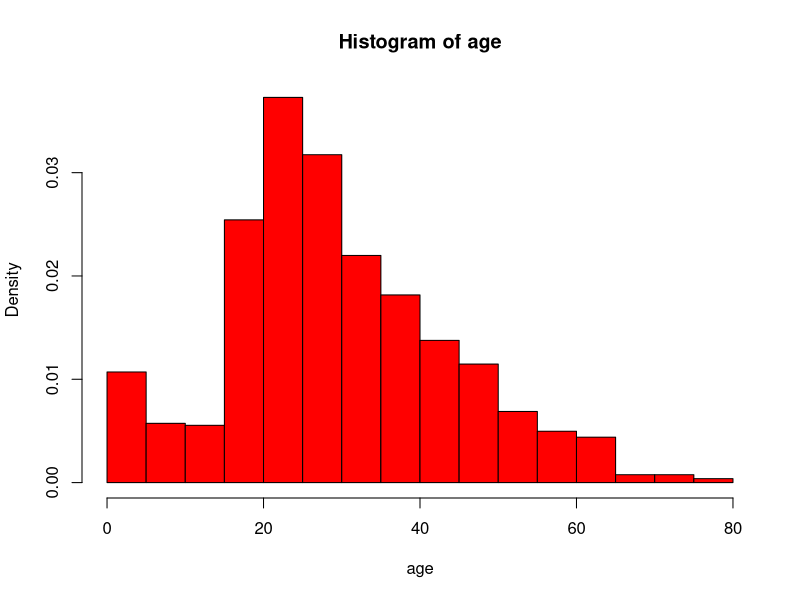
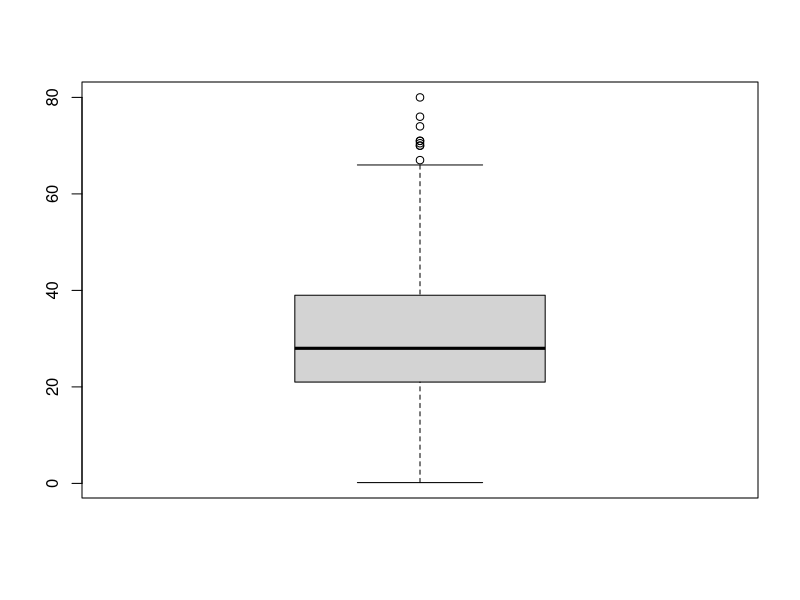
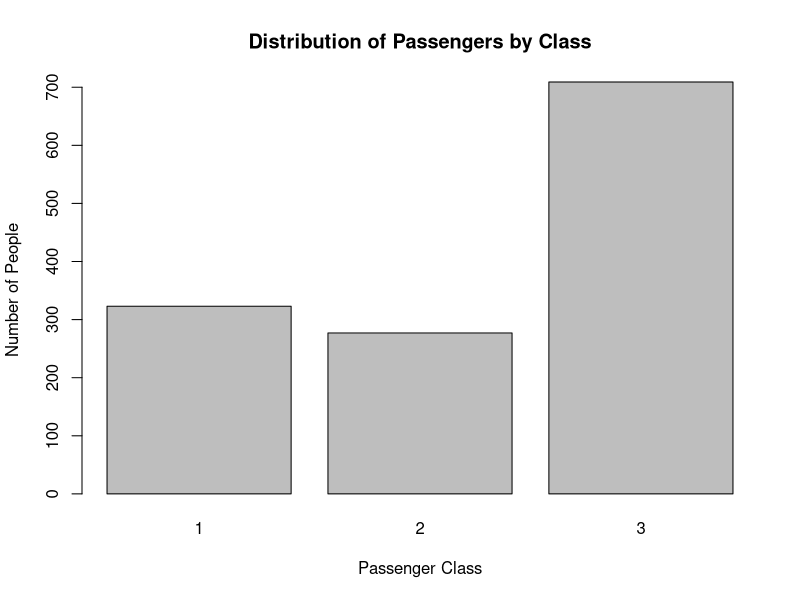
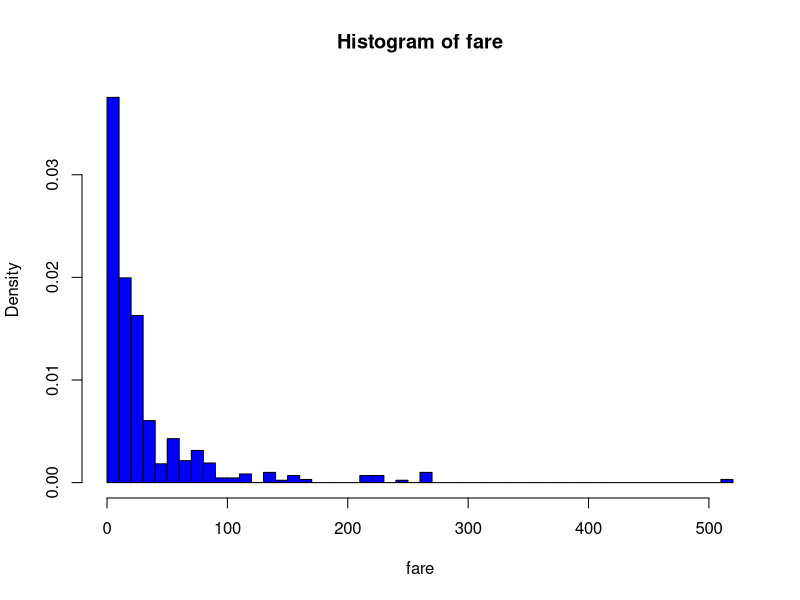
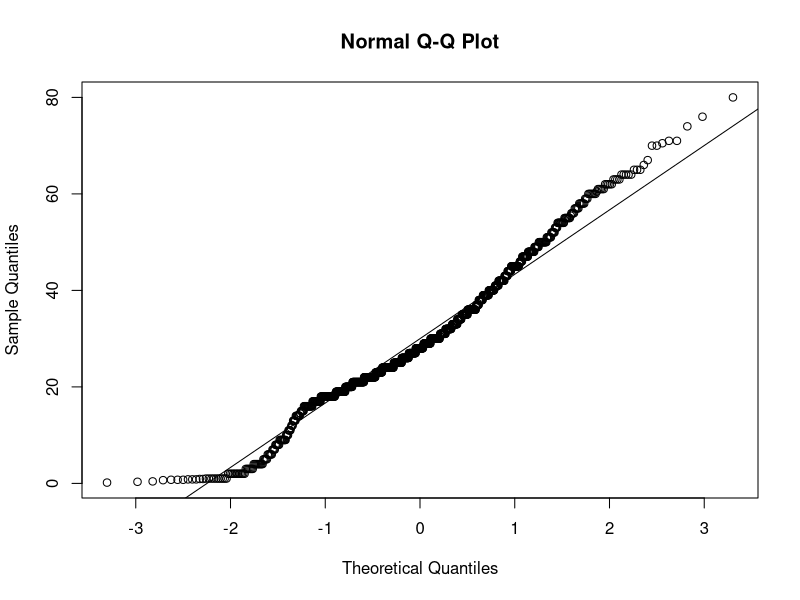
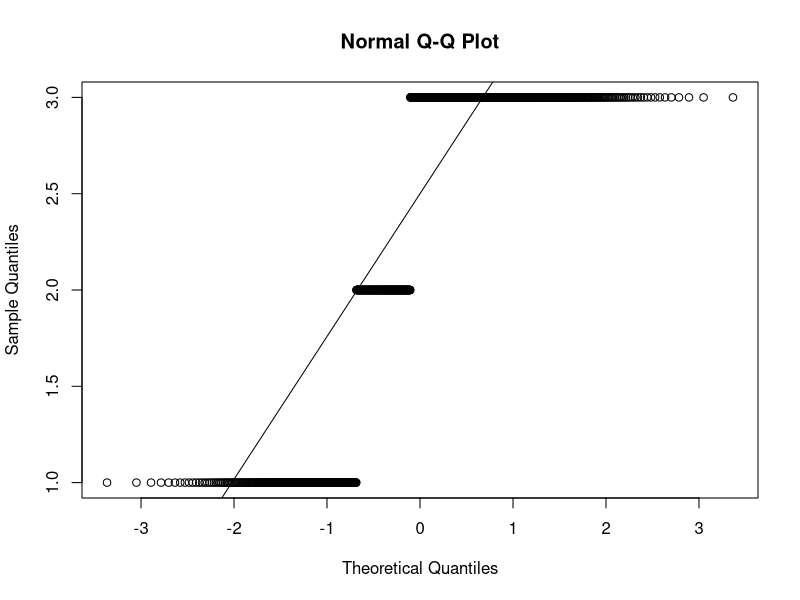
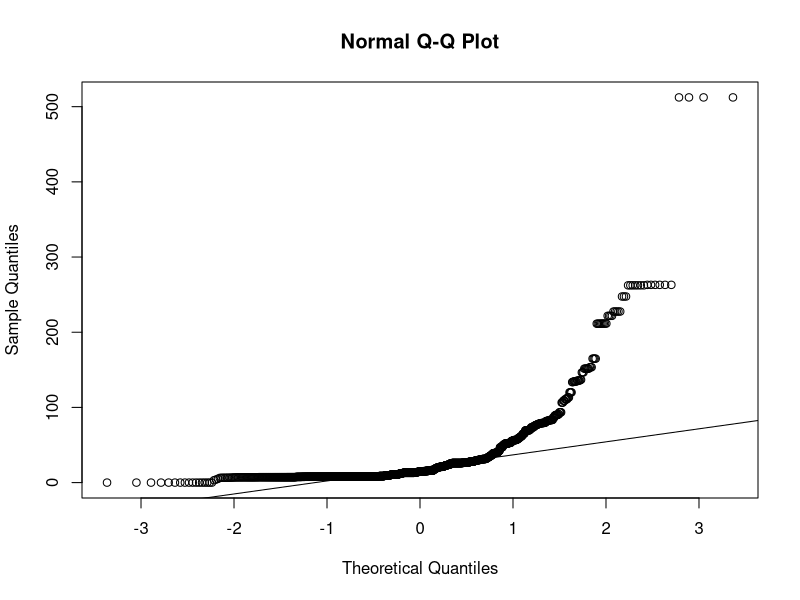
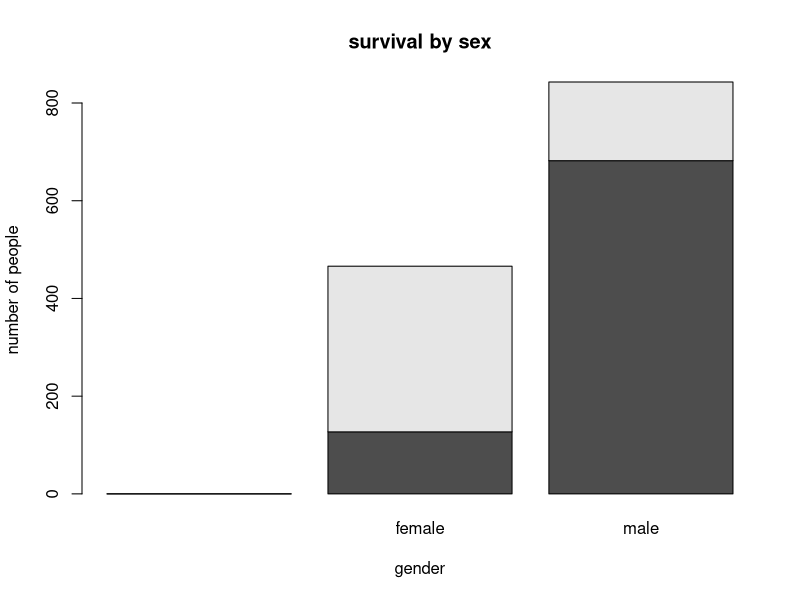

The R source for these figures, in order:




# Source of data: http://lib.stat.cmu.edu/S/Harrell/data/descriptions/titanic.html

titanic<-read.csv("titanic3.csv")

head(titanic)

nrow(titanic)
# a sample of 1310 passengers drawn from the population size of 1317
# so it nears the popolation

#------------------------SECTION ONE------------------------------
# To get a feel of the data, let's do some explotory analysis; we'll
# visualize the variables with different plots 



# define our variables
age<-titanic$age
fare<-titanic$fare
embark<-titanic$embarked
parch<-titanic$parch
sibsp<-titanic$sibsp
pclass<-titanic$pclass
sex<-titanic$sex
survive<-titanic$survived


# First let's get rid of the NA entries
length(age)
index=which(!is.na(age)); age<-age[index]; length(age)
summary(age) 

# histogram-ALEX, plz overlay a pdf)
hist(age,20,freq=FALSE,col="red") 
# This looks like a normal distribution except for the bump at age of 0
# and the long tail towards age of 80.

# we have a ship of passengers with quite a wide range of ages
boxplot(age)


# ALEX- this looks not nice. Can you fix this?
barplot(table(pclass),xlab="Passenger Class",ylab="Number of People",main="Distribution of Passengers by Class")
# the ship has slight more 3rd class passengers than 1st and 2nd class


# let's look at the distribution of their fare 

length(fare); index=which(!is.na(fare)); fare<-fare[index]; length(fare)
hist(fare,50,col="blue",freq=FALSE)
# highly skewed with a long tail! In fact:
summary(fare)
# This means most fares are less than 50 Pre-1970 British Pounds 
# but there are seats as expensive as 500 Pounds!



# WHAT INFERENCE CAN WE DRAW?



# normal quantile test: how normal does these variables look?
qqnorm(age)
qqline(age) # age is quite nicely distributed except for the tail

qqnorm(pclass)
qqline(pclass) # not a good fit at all, meaning it's not normal

qqnorm(fare)
qqline(fare) # fare is not close to normal distribution at all


# WHAT INFERENCE CAN WE DRAW?



# ----------------------------SECTION TWO----------------------------
# After some exploration, our main interest lies in 
# the correlation of sex, socio-economic class, and age with survival


#ALEX -can you do the analysis for age and survival? 
# You can refer to my code but first group the age into intervals of 10.



# Let's start with examining sex and survival
counts<-table(titanic$survive,titanic$sex); counts
# ALEX - could you get rid of the awkward extra column of "0"
women<-counts[4]/(counts[3]+counts[4]);women # women's survival rate 
men<-counts[6]/sum(counts[c(5,6)]);men # men's survival rate
women/men # women are almost 4 times more likely to survive than men!


# plot a graph to visualize our statitistics 
barplot(counts, xlab="gender",ylab="number of people",main="survival by sex")
#ALEX - it would be nice to have a numbers of percentages on the bars 


# Let's test two statistics: chi-square and F-ratio of survival by sex
# chi-square test: NUll- sex and survival are independent VS
#   Alternative- women more likely to survive  

chisq.test(counts) # first glance: highly dependent with statistical significance

chisq1 <-function(Obs){
  Expected <- rep(sum(Obs)/length(Obs),length(Obs))
  sum((Obs-Expected)^2/Expected)
}
#Calculate chi square for the observed data
Chi1<-chisq1(counts);Chi1
# calculate its p-value
pchisq(Chi1,2,lower.tail=FALSE) # very small at 1% p-value level


# we can also simulate the results

N = 10^4-1 ; sex.result <- numeric(N)
for (i in 1:N) {
  per_sex<- sample(sex)
  sex.result[i]<-chisq1(table(per_sex,survive))
}
hist(sex.result, breaks = "FD")  
abline(v = Chi1, col = "red") 
pVal <-(sum (sex.result >= Chi1) +1)/(N+1); pVal;pVal*2 
# we can safely assert that sex and survival are not independent
# confirming our observation from the graph that women are more likely to survive




# Age and Survival Analysis: (ALEX)




# Now we can turn to class and survival
counts<-table(survive,pclass);counts
chisq.test(counts) # far below 1% pvalue level suggests high dependence for a large chisq

# plot a graph to support our inference
barplot(counts, xlab="gender",ylab="number of people",main="survival by sex")
# it seems first class has more survival than other classes
# could this be due to some chance event?

# testing hypothesis: do rich passengers get saved more often? 

chisq1 <-function(Obs){
  Expected <- rep(sum(Obs)/length(Obs),length(Obs))
  sum((Obs-Expected)^2/Expected)
}

Chi1<-chisq1(counts);Chi1 
#a large chi-square avlue for the observed data
pchisq(Chi1,2,lower.tail=FALSE) # highly significant
# again, a small p-value with a large chisq suggests high dependence

# we can also simulate the results

N = 10^4-1 ; class.result <- numeric(N)
for (i in 1:N) {
  per_class<- sample(pclass)
  class.result[i]<-chisq1(table(per_class,survive))
}
hist(class.result, breaks = "FD",xlim=c(300,600))  
abline(v = Chi1, col = "red") # too far away from the graph
pVal <-(sum (sex.result >= Chi1) +1)/(N+1); pVal;pVal*2 
# we can safely assert that class and survival are not independent
# confirming our visualization that the rich are more likely to survive




